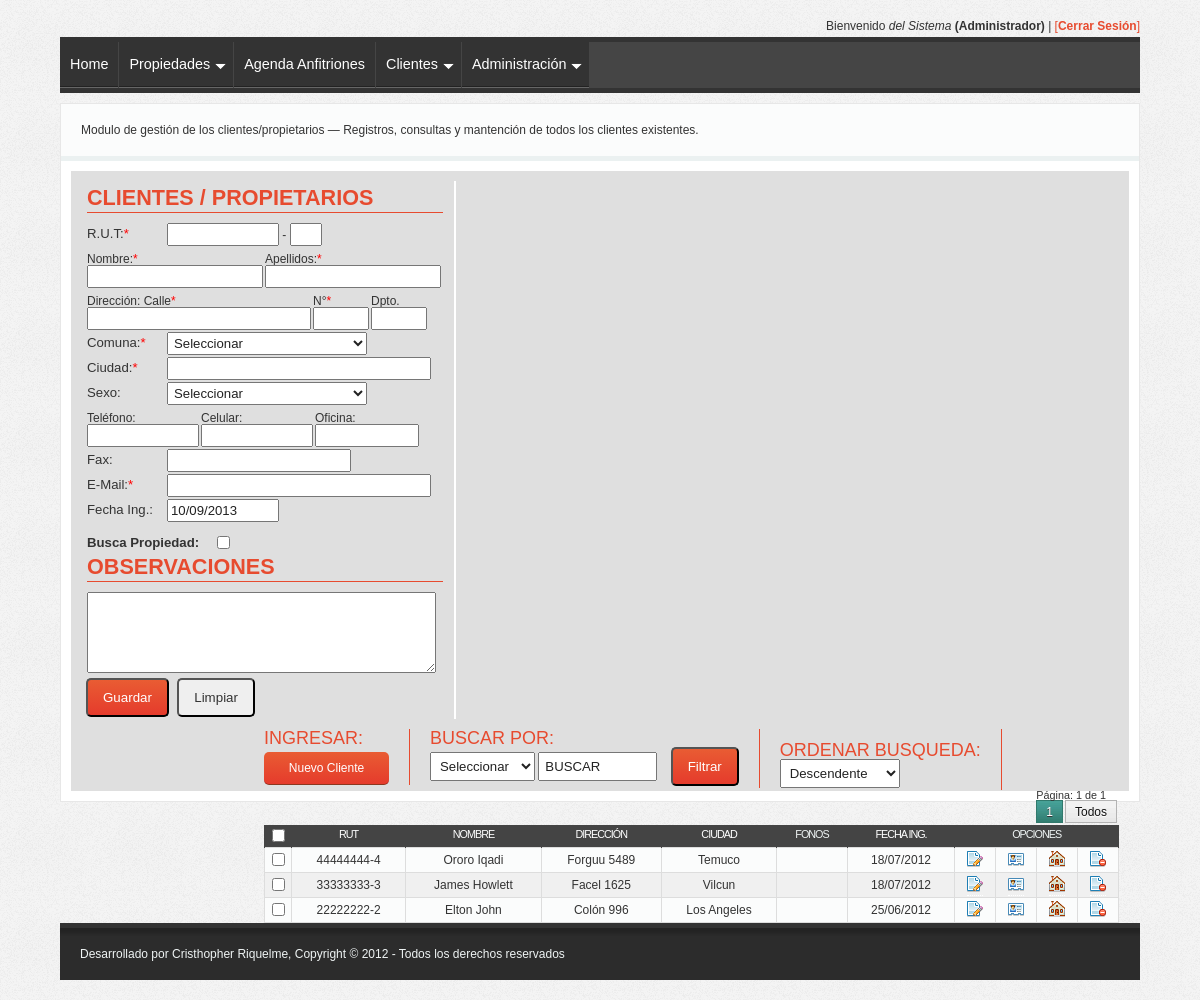
/clientes.php (signed in), run on the app's committed database.
### tables this page shows
CREATE TABLE IF NOT EXISTS `clientes` (
  `id_cliente` int(11) unsigned NOT NULL auto_increment,
  `rut_cliente` varchar(12) NOT NULL,
  `nombre_cliente` varchar(30) NOT NULL,
  `apellidos_cliente` varchar(30) NOT NULL,
  `sexo_cliente` varchar(9) NOT NULL,
  `direccion` varchar(100) NOT NULL,
  `num_direccion` varchar(10) NOT NULL,
  `num_depa` varchar(10) NOT NULL,
  `comuna` varchar(20) NOT NULL,
  `ciudad` varchar(25) NOT NULL,
  `telefono` varchar(30) NOT NULL,
  `celular` varchar(30) NOT NULL,
  `oficina` varchar(30) NOT NULL,
  `fax` varchar(10) NOT NULL,
  `email` varchar(80) NOT NULL,
  `observaciones` text NOT NULL,
  `fecha_ingreso` datetime NOT NULL default '0000-00-00 00:00:00',
  PRIMARY KEY  (`id_cliente`),
  UNIQUE KEY `rut_cliente` (`rut_cliente`)
);

### functions-privilegios-acceso.php (called while the page is built, shortened)
<?php
function is_admin($id_usuario) {
	global $mysqli;
	$acceso = false;
	$sql = "SELECT tipo_usuario, privilegios_opcionales FROM usuarios WHERE id_usuario=".$id_usuario;
	$result = $mysqli->query($sql) or die('Error: '.$mysqli->error);
	$row = $result->fetch_assoc();
	$privilegios = unserialize($row['privilegios_opcionales']);
	if ( $row['tipo_usuario'] == 1 ) :
		$acceso = true;
	elseif ( $privilegios[3] == 'Administración' ) :
		$acceso = true;
	else :
		$acceso = false;
	endif;
	return $acceso;
}

### clientes-form.php (the view, shortened to what this page needs)
<?php require_once('connect-mysql.php'); require_once('functions.php'); ?>
<?php
if ( !$_POST['accion'] ) :
	$form = array();
endif;
?>
				<form action="clientes-form.php" method="post" id="clientes-formulario">
					<fieldset>
						<h2>Clientes / Propietarios</h2>
							<p>
								<?php
								if ( $editar_cliente == true ) :
									list($rut, $digito) = explode('-', $form['rut_cliente']);
								else :
									$rut = $form['rut_cliente'];
									$digito = $form['digito_verificador'];
								endif;
								?>
								<label for="rut_cliente">R.U.T:<span>*</span></label>
								<input type="text" id="rut_cliente" size="11" name="rut_cliente" value="<?php echo $rut;?>" <?php echo ($editar_cliente == true) ? 'disabled="disabled"' : '' ; ?> tabindex="1" maxlength="10" />
								- <input type="text" id="digito_verificador" size="1" name="digito_verificador" value="<?php echo $digito;?>" <?php echo ($editar_cliente == true) ? 'disabled="disabled"' : '' ; ?> tabindex="1" maxlength="1" />
							</p>
							<p>
								<span style="display:block;float:left;margin:5px 2px 0 0;">Nombre:<span style="color:#ff0000;">*</span><br />
									<input type="text" id="nombre_cliente" size="19" name="nombre_cliente" value="<?php echo $form['nombre_cliente'];?>" tabindex="2" maxlength="30" />
								</span>
								<span style="display:block;float:left;margin:5px 2px 0 0;">Apellidos:<span style="color:#ff0000;">*</span><br />
									<input type="text" id="apellidos_cliente" size="19" name="apellidos_cliente" value="<?php echo $form['apellidos_cliente'];?>" tabindex="2" maxlength="30" />
								</span>
							</p>
							<p>
								<span style="display:block;float:left;margin:5px 2px 0 0;">Dirección: Calle<span style="color:#ff0000;">*</span><br />
									<input type="text" id="direccion" size="25" name="direccion" value="<?php echo $form['direccion'];?>" tabindex="3" maxlength="100" />
								</span>
								<span style="display:block;float:left;margin:5px 2px 0 0;">N°<span style="color:#ff0000;">*</span><br />
									<input type="text" id="num_direccion" size="4" name="num_direccion" value="<?php echo $form['num_direccion'];?>" tabindex="3" maxlength="10" />
								</span>
								<span style="display:block;float:left;margin:5px 0 0 0;">Dpto.<br />
									<input type="text" id="num_depa" size="4" name="num_depa" value="<?php echo $form['num_depa'];?>" tabindex="3" maxlength="10" />
								</span>
							</p>
							<p>
								<label for="comuna">Comuna:<span>*</span></label>
								<select name="comuna" id="comuna" tabindex="4">
									<option value="">Seleccionar</option>
								</select>
							</p>
							<p>
								<label for="ciudad">Ciudad:<span>*</span></label>
								<input type="text" id="ciudad" size="30" name="ciudad" value="<?php echo $form['ciudad'];?>" tabindex="5" maxlength="25" />
							</p>
							<p>
								<label for="sexo_cliente">Sexo:</label>
								<select name="sexo_cliente" id="sexo_cliente" tabindex="6">
                                	<option value="" <?php echo ($form['sexo_cliente'] == '')?'selected="selected"':'';?>>Seleccionar</option>
								</select>
							</p>
							<p>
								<span style="display:block;float:left;margin:5px 2px 0 0;">Teléfono:<br />
									<input type="text" id="telefono" size="11" name="telefono" value="<?php echo $form['telefono'];?>" tabindex="7" maxlength="30" />
								</span>
								<span style="display:block;float:left;margin:5px 2px 0 0;">Celular:<br />
									<input type="text" id="celular" size="11" name="celular" value="<?php echo $form['celular'];?>" tabindex="7" maxlength="30" />
								</span>
								<span style="display:block;float:left;margin:5px 0 0 0;">Oficina:<br />
									<input type="text" id="oficina" size="10" name="oficina" value="<?php echo $form['oficina'];?>" tabindex="7" maxlength="30" />
								</span>
							</p>
							<p>
								<label for="fax">Fax:</label>
								<input type="text" id="fax" size="20" name="fax" value="<?php echo $form['fax'];?>" tabindex="8" maxlength="10" />
							</p>
							<p>
								<label for="email">E-Mail:<span>*</span></label>
								<input type="text" id="email" size="30" name="email" value="<?php echo $form['email'];?>" tabindex="9" maxlength="80" />
							</p>
							<p>
								<label for="fecha_ingreso">Fecha Ing.:</label>
								<input type="text" id="fecha_ingreso" size="11" name="fecha_ingreso" value="<?php echo ($editar_cliente == true) ? mysql_to_normal($form['fecha_ingreso']) : date("d/m/Y") ;?>"<?php echo ($editar_cliente == true) ? ' readonly="readonly"' : '' ; ?> tabindex="10" maxlength="10" />
							</p>
							<br />
							<p>
								<label class="no_margin big-name"><strong>Busca Propiedad:</strong></label>
								<input type="checkbox" name="busca_propiedad" id="busca_propiedad" value="Si" <?php echo ($form['busca_propiedad'] == 'Si')?'checked="checked"':'';?>/>
							</p>
						<h2>Observaciones</h2>
							<p>
								<textarea name="observaciones" cols="41" rows="5" tabindex="11"><?php echo $form['observaciones'];?></textarea>
							</p>
					</fieldset>
					<div class="botones">
						<p>
							<?php if ( $editar_cliente == true ) { ?>
							<input type="submit" name="accion" class="submit" value="Modificar" tabindex="11" />
							<input type="button" id="cancelar-ingreso" class="button" value="Cancelar" tabindex="12" />
							<?php } else { ?>
							<input type="submit" name="accion" class="submit" value="Guardar" tabindex="11" />
							<input type="reset" class="button" id="cleaner" value="Limpiar" tabindex="12" onclick="try{document.getElementById('rut_cliente').focus();}catch(e){}" />
							<?php } ?>
						</p>
					</div>
				</form>

### clientes-grilla.php (shortened to what this page needs)
<?php
require_once('connect-mysql.php'); require_once('functions.php');
require_once('functions-privilegios-acceso.php');
$url_get = vars_get($_SERVER['REQUEST_URI']);
$url_get = preg_replace('/[&?]orderby=([\w_-]*)/','',$url_get);
if ( !empty($url_get) ) {
	$url_get = $url_get.'&';
} else {
	$url_get = '?';
}
$orderby = '';
if ( isset($_GET['orderby']) && !empty($_GET['orderby']) ) {
	$ordenar_busqueda = (!empty($_GET['ordenar_busqueda']))?$_GET['ordenar_busqueda']:'DESC';
	if ($_GET['orderby'] == 'nombre_cliente') {
		$orderby = 'apellidos_cliente '.$ordenar_busqueda.', nombre_cliente ASC';
	} else {
		$orderby = $_GET['orderby'].' '.$ordenar_busqueda;
	}
} else {
	$ordenar_busqueda = (!empty($_GET['ordenar_busqueda']))?$_GET['ordenar_busqueda']:'DESC';
	$orderby = 'id_cliente '.$ordenar_busqueda;
}
$where = '';
?>
				<div id="content-clientes" class="content-clientes-grilla">
				<form action="clientes-grilla.php" method="get" id="clientes-grilla">
					<div class="box-top-grilla left">
						<span class="buscar_por">Ingresar:</span><br />
						<a href="clientes-form.php" class="submit" id="agregar-cliente">Nuevo Cliente</a>
					</div>
					<div class="box-top-grilla left">
						<span class="buscar_por">Buscar por:</span><br />
						<p>
							<select name="tipo_busqueda" id="tipo_busqueda" tabindex="20">
								<option value="" <?php echo ($_GET['tipo_busqueda'] == '')?'selected="selected"':'';?>>Seleccionar</option>
							</select>
							<input type="text" id="busqueda_text" name="busqueda_text" onfocus="if (value == 'BUSCAR') {value =''}" onblur="if (value == '') {value = 'BUSCAR'}" value="<?php echo ($_GET['busqueda_text'])?$_GET['busqueda_text']:'BUSCAR';?>" tabindex="21" maxlength="50" />
					        <input name="accion" id="filtrar-propiedades" class="submit" type="submit" value="Filtrar" tabindex="22" />
						</p>
					</div>
					<div class="box-top-grilla left">
						<br />
						<span class="buscar_por">Ordenar Busqueda:</span><br />
						<p>
							<select name="ordenar_busqueda" class="text" id="ordenar_busqueda" style="margin-left:0;width:120px;">
								<option value="DESC" <?php echo ($_GET['ordenar_busqueda'] == 'DESC')?'selected="selected"':'';?>>Descendente</option>
							</select>
						</p>
					</div>
				</form>
			        <table cellpadding="0" cellspacing="0" class="grilla">
						<thead>
							<tr>
								<th class="checkbox"><input type="checkbox" id="check-todos" name="check-todos" title="Seleccionar Todos" /></th>
								<th><a href="<?php echo $url_get;?>orderby=rut_cliente">Rut</a></th>
								<th><a href="<?php echo $url_get;?>orderby=nombre_cliente">Nombre</a></th>
								<th><a href="<?php echo $url_get;?>orderby=direccion">Dirección</a></th>
								<th><a href="<?php echo $url_get;?>orderby=ciudad">Ciudad</a></th>
								<th>Fonos</th>
								<th><a href="<?php echo $url_get;?>orderby=fecha_ingreso">Fecha Ing.</a></th>
								<th colspan="4">Opciones</th>
							</tr>
						</thead>
						<tbody>
						<?php
							$class_color = 'class="alt"';
							$pages_limit = paginar_resultados("SELECT id_cliente FROM clientes ".$where,25);
							$sql = "SELECT id_cliente, rut_cliente, CONCAT(nombre_cliente,' ',apellidos_cliente) AS nombre_cliente, CONCAT(direccion,' ',num_direccion) AS direccion, num_depa, ciudad, telefono, celular, oficina, fecha_ingreso
									FROM clientes
									".$where." ORDER BY ".$orderby." ".$pages_limit;
							$result = $mysqli->query($sql) or die('Error: '.$mysqli->error);
							if ($result->num_rows > 0) :
								while ($row = $result->fetch_assoc()) :
									$class_color = ($class_color == '')?' class="alt"':'';?>
									<tr id="cliente-<?php echo $row['id_cliente'];?>" <?php echo $class_color;?>>
									<td class="checkbox"><input type="checkbox" class="checkclientes" name="cliente-<?php echo $row['id_cliente'];?>" /></td>
									<td><?php echo $row['rut_cliente'];?></td>
									<td><?php echo $row['nombre_cliente'];?></td>
									<td><?php echo $row['direccion'];?><?php echo (!empty($row['num_depa']))?' Dpto. N°'.$row['num_depa']:'';?></td>
									<td><?php echo $row['ciudad'];?></td>
									<td><?php echo (!empty($row['telefono']))?'Tel.'.$row['telefono']:'';?><?php echo (!empty($row['celular']))?' Cel.'.$row['celular']:'';?><?php echo (!empty($row['oficina']))?' Of.'.$row['oficina']:'';?></td>
									<td><?php echo mysql_to_normal($row['fecha_ingreso']);?></td>
									<td><a href="clientes-form.php?accion=editar_cliente&id_cliente=<?php echo $row['id_cliente'];?>&rut_cliente=<?php echo $row['rut_cliente'];?>" class="editar"><img src="images/page_edit.png" title="Editar Cliente" alt="Editar" /></a></td>
									<?php if ( $_SESSION['tipo_sistema'] == 4 ) { ?>
									<td><a href="agenda_visitas.php?accion=visitas_cliente&vendedor=<?php echo $_SESSION['id_sistema'];?>&id_cliente=<?php echo $row['id_cliente'];?>&rut_cliente=<?php echo $row['rut_cliente'];?>&nombre_cliente=<?php echo $row['nombre_cliente'];?>"><img src="images/vcard.png" title="Agenda Visitas" alt="Agenda Visitas" /></a></td>
									<?php } else { ?>
									<td><a href="agenda_visitas.php?accion=visitas_cliente<?php echo $vendedor;?>&id_cliente=<?php echo $row['id_cliente'];?>&rut_cliente=<?php echo $row['rut_cliente'];?>&nombre_cliente=<?php echo $row['nombre_cliente'];?>"><img src="images/vcard.png" title="Agenda Visitas" alt="Agenda Visitas" /></a></td>
									<?php } ?>
									<td><a href="propiedades.php?accion=propiedades_cliente&id_cliente=<?php echo $row['id_cliente'];?>&rut_cliente=<?php echo $row['rut_cliente'];?>&nombre_cliente=<?php echo $row['nombre_cliente'];?>" target="_blank"><img src="images/house.png" title="Propiedades del cliente" alt="Propiedades" /></a></td>
									<?php if ( is_admin($_SESSION['id_sistema']) ) { ?>
									<td><a href="clientes-grilla.php?accion=eliminar_cliente&id_cliente=<?php echo $row['id_cliente'];?>&rut_cliente=<?php echo $row['rut_cliente'];?>&nombre_cliente=<?php echo $row['nombre_cliente'];?>" class="delete"><img src="images/page_delete.png" title="Eliminar Cliente" alt="Eliminar" /></a></td>
									<?php } else { ?>
									<td><img src="images/page_delete_no.png" width="16" height="16" /></td>
									<?php } ?>
									</tr>
							<?php endwhile;
							else :
								echo '<tr><td colspan="11">No se han encontrando clientes existentes en la base de datos...</td></tr>';
							endif; ?>
						</tbody>
					</table>
			    </div>

### data on the page
clientes: rut_cliente "44444444-4", nombre_cliente "Ororo Iqadi", direccion "Forguu 5489", ciudad "Temuco", fecha_ingreso "18/07/2012"
clientes: rut_cliente "33333333-3", nombre_cliente "James Howlett", direccion "Facel 1625", ciudad "Vilcun", fecha_ingreso "18/07/2012"
clientes: rut_cliente "22222222-2", nombre_cliente "Elton John", direccion "Colón 996", ciudad "Los Angeles", fecha_ingreso "25/06/2012"

### other printed values
$_SESSION['name_sistema'] "del Sistema"
tipo_usuario($_SESSION['tipo_sistema']) "Administrador"
$pages->current_page "1"
$pages->num_pages "1"
